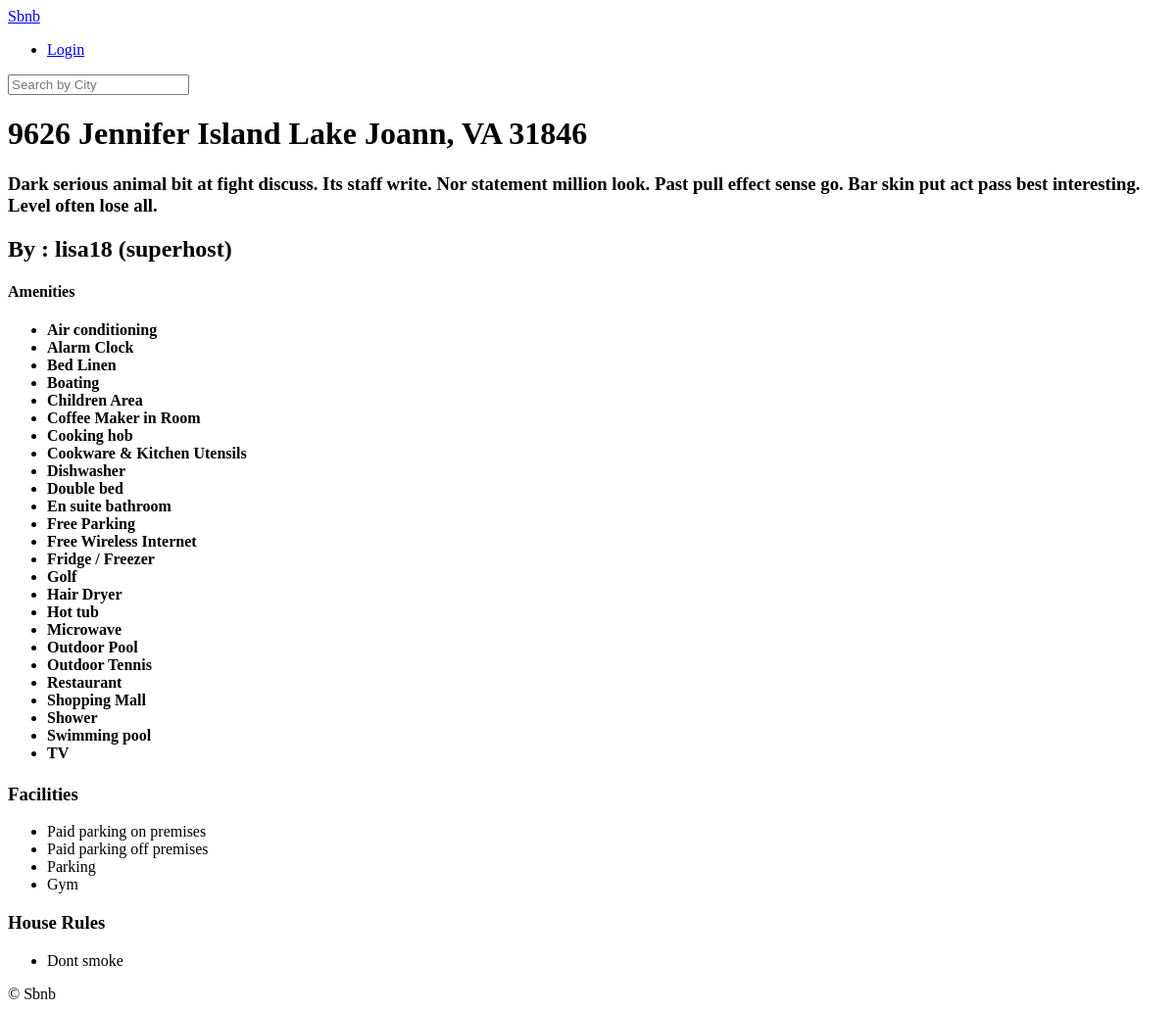
/rooms/190, run on an earlier commit of the app's database.
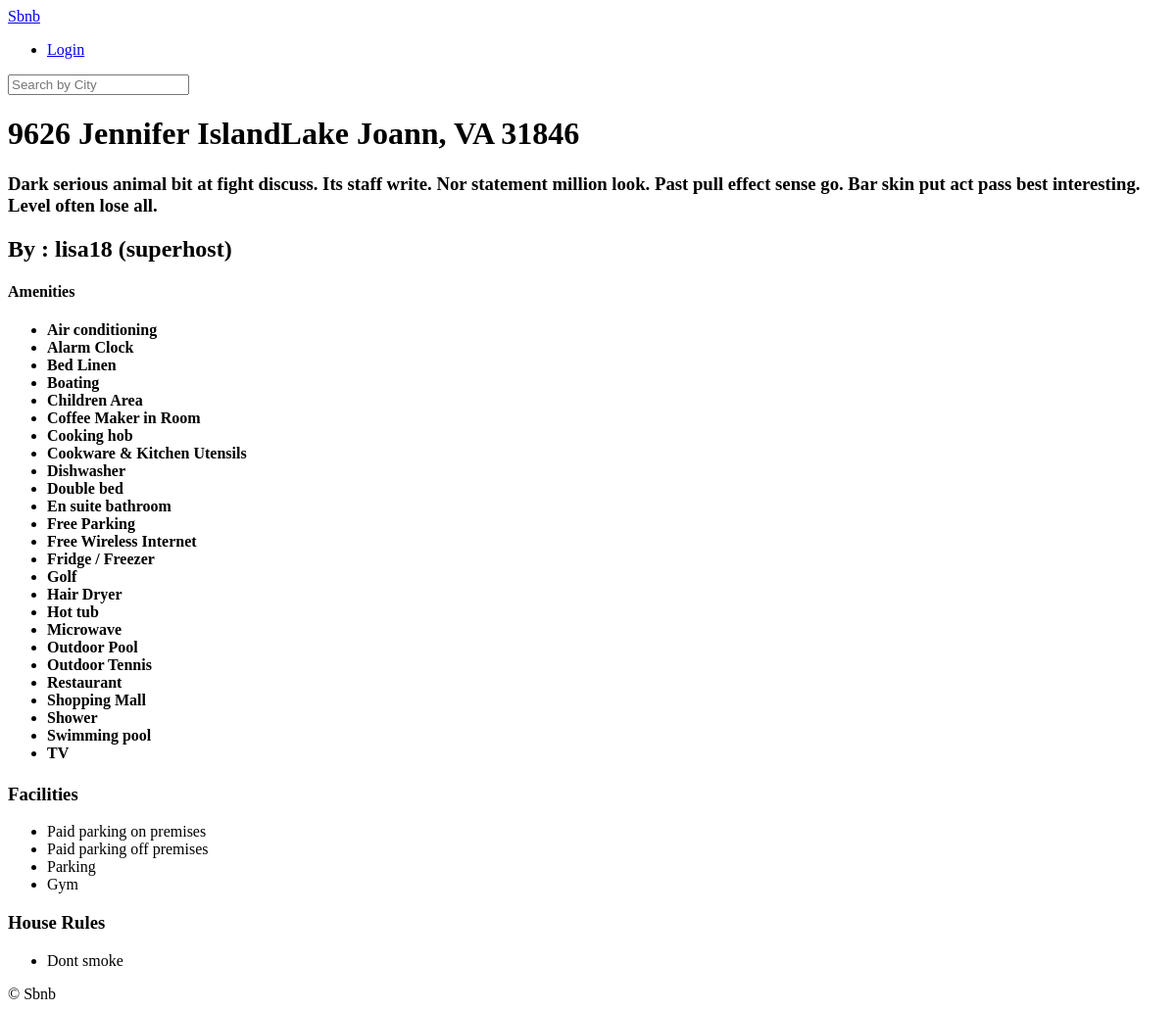
And on a later commit of the database.
### rooms/models.py (models this page shows, shortened)
class Room(core_models.TimeStampedModel):
    name = models.CharField(max_length=140)
    description = models.TextField()
    country = CountryField()
    city = models.CharField(max_length=80)
    price = models.IntegerField()
    address = models.CharField(max_length=140)
    guests = models.IntegerField(help_text="How many people will be staying?")
    beds = models.IntegerField()
    bedrooms = models.IntegerField()
    baths = models.IntegerField()
    check_in = models.TimeField()
    check_out = models.TimeField()
    instant_book = models.BooleanField(default=False)
    host = models.ForeignKey(
        "users.User", related_name="rooms", on_delete=models.CASCADE
    )
    room_type = models.ForeignKey(
        "RoomType", related_name="rooms", on_delete=models.SET_NULL, null=True
    )
    amenities = models.ManyToManyField("Amenity", related_name="rooms", blank=True)
    facilities = models.ManyToManyField("Facility", related_name="rooms", blank=True)
    house_rules = models.ManyToManyField("HouseRule", related_name="rooms", blank=True)

class AbstractItem(core_models.TimeStampedModel):
    name = models.CharField(max_length=80)
    class Meta:
        abstract = True
    def __str__(self):
        return self.name

class Amenity(AbstractItem):
    class Meta:
        verbose_name_plural = "Amenities"

class Facility(AbstractItem):
    class Meta:
        verbose_name_plural = "Facilities"

class HouseRule(AbstractItem):
    class Meta:
        verbose_name_plural = "House Rule"

### users/models.py (models this page shows)
class User(AbstractUser):
    GENDER_MALE = "male"
    GENDER_FEMALE = "female"
    GENDER_OTHER = "other"
    GENDER_CHOICES = (
        (GENDER_MALE, "Male"),
        (GENDER_FEMALE, "Female"),
        (GENDER_OTHER, "Other"),
    )
    LANGUAGE_ENGLISH = "en"
    LANGUAGE_KOREAN = "kr"
    LANGUAGE_CHOICES = (
        (LANGUAGE_ENGLISH, "English"),
        (LANGUAGE_KOREAN, "Korean"),
    )
    CURRENCY_USD = "usd"
    CURRENCY_KRW = "krw"
    CURRENCY_CHOICES = (
        (CURRENCY_USD, "USD"),
        (CURRENCY_KRW, "KRW"),
    )
    avatar = models.ImageField(upload_to="avatars", blank=True)
    gender = models.CharField(choices=GENDER_CHOICES, max_length=10, blank=True)
    bio = models.TextField(default="", blank=True)
    birthdate = models.DateField(null=True)
    language = models.CharField(choices=LANGUAGE_CHOICES, max_length=2, blank=True)
    currency = models.CharField(choices=CURRENCY_CHOICES, max_length=3, blank=True)
    superhost = models.BooleanField(default=False)

### rooms/views.py (the view)
# urls.py: urlpatterns = [ path("<int:pk>", views.RoomDetail.as_view(), name="detail"),
class RoomDetail(DetailView):
    model = models.Room

### templates/rooms/room_detail.html (shortened to what this page needs)
{% extends "base.html" %}
{% block content %}
<div>
    <h1>{{room.name}}</h1>
    <h3>{{room.description}}</h3>
</div>
<div>
    <h2>By : {{room.host.username}}
        {% if room.host.superhost %}
            (superhost)
        {% endif %}
    </h2>
    <h4>Amenities<h4>
    <ul>
    {% for a in room.amenities.all %}
        <li>{{a}}</li>
    {% endfor %}
    </ul>
    <h3>Facilities</h3>
    <ul>
    {% for a in room.facilities.all  %}
        <li>{{a}}</li>
    {% endfor %}
    </ul>
    <h3>House Rules</h3>
    <ul>
    {% for a in room.house_rules.all  %}
        <li>{{a}}</li>
    {% endfor %}
    </ul>
</div>
{% endblock %}

### templates/base.html (shortened to what this page needs)
<!DOCTYPE html>
<html lang="en">
<head>
</head>
<body>
    <header>
        {% include "partials/nav.html" %}
        {% block search-bar %}
            <form method="get" action="{% url "rooms:search" %}">
                <input name="city" placeholder = "Search by City" />
            </form>
        {% endblock search-bar %}
    </header>
    {% block content%}{% endblock %}
    {% include "partials/footer.html" %}
</body>
</html>

### templates/partials/nav.html
<header>
    <a href="{% url "core:home" %}">Sbnb</a>
    <ul>
        {% if user.is_authenticated %}
            <li><a href="{% url "users:logout" %}">Log out</a></li>
        {% else %}
            <li><a href="{% url "users:login" %}">Login</a></li>
        {% endif %}
    </ul>
</header>

### templates/partials/footer.html
<footer>
    &copy; Sbnb
</footer>

What changed in the data, as far as the page shows it:
changed Room "lisa18": name "9626 Jennifer Island Lake Joann, VA 31846" → "9626 Jennifer IslandLake Joann, VA 31846"
